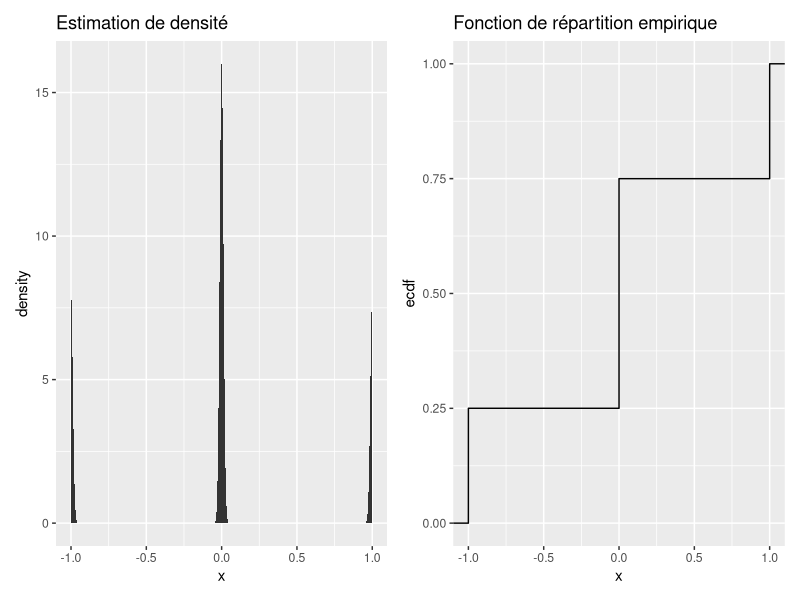

Source code (R):
## ---- chunk 1
#| eval: true
#| echo: false
q_count <- 1
## ---- chunk 2
#| code: "q_count <-  q_count + 1"
## ---- chunk 3
#| eval: true
#| code: "q_count <-  q_count + 1"
## ---- chunk 4
#| code: "q_count <-  q_count + 1"
## ---- chunk 5
#| code: "q_count <-  q_count + 1"
## ---- chunk 6
#| code: "q_count <-  q_count + 1"
## ---- chunk 7
#| eval: true
#| echo: true
#| warning: false
#| message: false
epsilon <- .0001
k <- 1000
n <-  4 * k + 3

x <- rep(c(-1, 0, 1), c(k+1, 2*k+1 ,k+1))
x <- x + sign(x) * epsilon * abs(rnorm(n))
x <- sort(x)

qq <- quantile(x, probs =seq(1,3)/4, type = 1 ,names = T)
# qq <- x[c(k+1,2*k+2, 3*k+3) ]
# qq

# 4*sum(abs(x -qq[2]))/(n*(qq[3]-qq[1])) 
4*sum(abs(x -qq[2]))/(n*(IQR(x, type=1))) 

sqrt(2) * sd(x)/IQR(x, type=1)

df <- tibble::as_tibble(x=x)

ok <- require(tidyverse, quietly = T, warn.conflicts = F)
okk <- require(patchwork)

p1 <- df %>%
  ggplot() +
  aes(x=x) +
  stat_density(aes(y=after_stat(density)), adjust = 1/10) +
  ggtitle("Estimation de densité")

p2 <- df %>%
  ggplot() +
  aes(x=x) +
  stat_ecdf() +
  ggtitle("Fonction de répartition empirique")

p1 + p2
## ---- chunk 8
#| code: "q_count <-  q_count + 1"
## ---- chunk 9
#| code: "q_count <-  q_count + 1"
